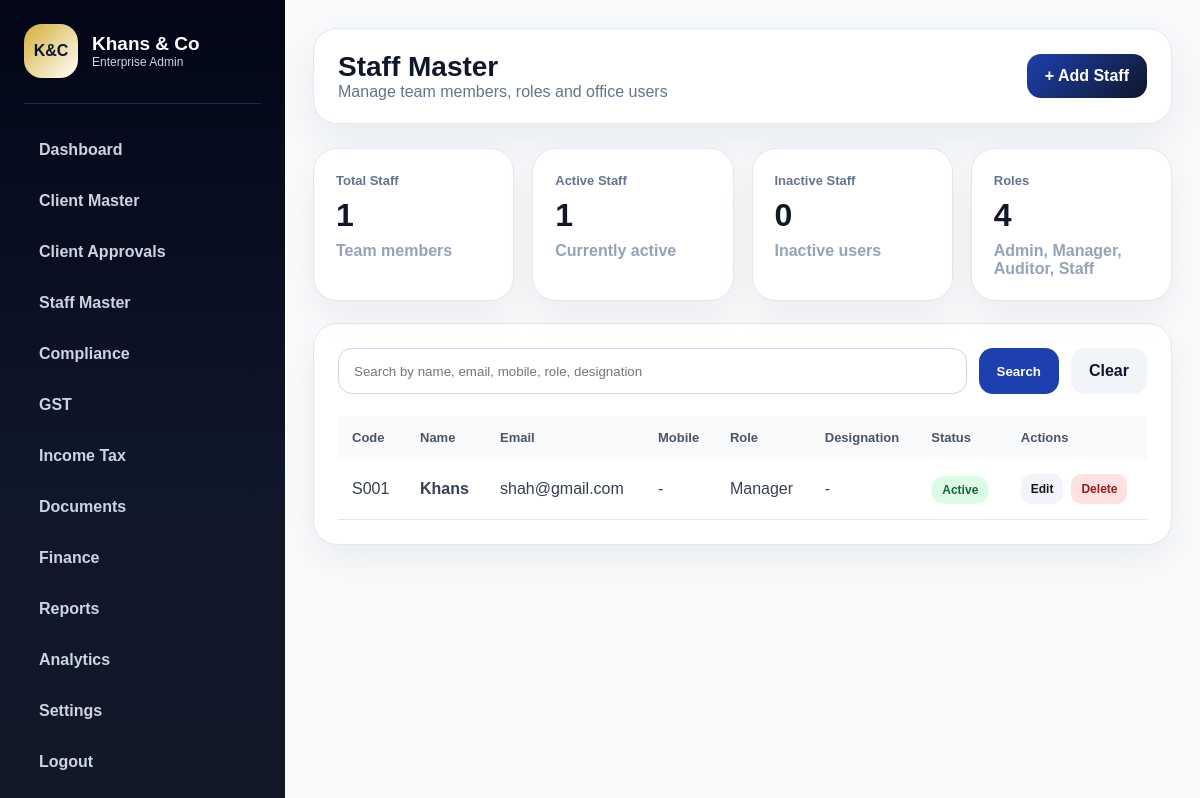
Screenshot of /admin/staff (signed in) with the database file from the repository.
### app/database/models.py (models this page shows)
class Staff(db.Model):
    __tablename__ = "staff"
    id = db.Column(db.Integer, primary_key=True)
    staff_code = db.Column(db.String(30), unique=True, nullable=False, index=True)
    name = db.Column(db.String(120), nullable=False)
    email = db.Column(db.String(150), unique=True, nullable=False, index=True)
    mobile = db.Column(db.String(20), nullable=True)
    role = db.Column(db.String(50), nullable=False, default="staff")
    designation = db.Column(db.String(100), nullable=True)
    department = db.Column(db.String(100), nullable=True)
    status = db.Column(db.String(30), nullable=False, default="active")
    address = db.Column(db.Text, nullable=True)
    created_at = db.Column(db.DateTime, default=datetime.utcnow)

### app/admin/staff_routes.py (the view, shortened to what this page needs)
@admin_bp.route("/staff")
def staff():
    if not admin_required():
        return redirect(url_for("auth.login"))
    search = request.args.get("search", "").strip()
    query = Staff.query
    staff_members = query.order_by(Staff.id.desc()).all()
    return render_template("admin/staff.html", staff_members=staff_members, search=search)

### app/admin/staff_routes.py (called while the page is built)
def admin_required():
    return session.get("user_role") == "admin"

### app/templates/admin/staff.html (shortened to what this page needs)
{% extends "shared/base.html" %}
{% block body %}
<div class="app-layout">
    {% include "shared/admin_sidebar.html" %}
    <main class="main">
        <header class="topbar">
            <div>
                <h1>Staff Master</h1>
                <p>Manage team members, roles and office users</p>
            </div>
            <a class="top-action" href="{{ url_for('admin.add_staff') }}">+ Add Staff</a>
        </header>
        <section class="metrics">
            <div class="card"><span>Total Staff</span><h2>{{ staff_members|length }}</h2><p>Team members</p></div>
            <div class="card success"><span>Active Staff</span><h2>{{ staff_members|selectattr("status", "equalto", "active")|list|length }}</h2><p>Currently active</p></div>
            <div class="card danger"><span>Inactive Staff</span><h2>{{ staff_members|selectattr("status", "equalto", "inactive")|list|length }}</h2><p>Inactive users</p></div>
            <div class="card warning"><span>Roles</span><h2>4</h2><p>Admin, Manager, Auditor, Staff</p></div>
        </section>
        <section class="panel">
            <form method="GET" class="client-search">
                <input type="text" name="search" value="{{ search }}" placeholder="Search by name, email, mobile, role, designation">
                <button type="submit">Search</button>
                <a href="{{ url_for('admin.staff') }}">Clear</a>
            </form>
            <div class="table-wrap">
                <table class="enterprise-table">
                    <thead>
                        <tr>
                            <th>Code</th>
                            <th>Name</th>
                            <th>Email</th>
                            <th>Mobile</th>
                            <th>Role</th>
                            <th>Designation</th>
                            <th>Status</th>
                            <th>Actions</th>
                        </tr>
                    </thead>
                    <tbody>
                        {% for staff in staff_members %}
                        <tr>
                            <td>{{ staff.staff_code }}</td>
                            <td><strong>{{ staff.name }}</strong></td>
                            <td>{{ staff.email }}</td>
                            <td>{{ staff.mobile or "-" }}</td>
                            <td>{{ staff.role|title }}</td>
                            <td>{{ staff.designation or "-" }}</td>
                            <td><span class="badge {{ staff.status }}">{{ staff.status }}</span></td>
                            <td>
                                <div class="action-links">
                                    <a href="{{ url_for('admin.edit_staff', staff_id=staff.id) }}">Edit</a>
                                    <form method="POST" action="{{ url_for('admin.delete_staff', staff_id=staff.id) }}" onsubmit="return confirm('Delete this staff member?');">
                                        <button type="submit">Delete</button>
                                    </form>
                                </div>
                            </td>
                        </tr>
                        {% else %}
                        <tr>
                            <td colspan="8" class="empty">No staff found. Add your first staff member.</td>
                        </tr>
                        {% endfor %}
                    </tbody>
                </table>
            </div>
        </section>
    </main>
</div>
{% endblock %}

### app/static/css/modules/base.css (style rules this page uses)
* { margin: 0; padding: 0; box-sizing: border-box; }
body { font-family: Arial, Helvetica, sans-serif; background: #f8fafc; color: #0f172a; }
a { text-decoration: none; }
:root { --kc-primary: #0f172a; --kc-blue: #1e40af; --kc-gold: #d4af37; --kc-bg: #f8fafc; --kc-card: #ffffff; --kc-border: #e2e8f0; --kc-muted: #64748b; --kc-success: #16a34a; --kc-warning: #f59e0b; --kc-danger: #dc2626; }

### app/static/css/modules/layout.css (style rules this page uses)
.app-layout { min-height: 100vh; display: flex; background: var(--kc-bg); }
.main { flex: 1; padding: 28px; }
.topbar { background: white; border: 1px solid var(--kc-border); border-radius: 24px; padding: 22px 24px; display: flex; justify-content: space-between; align-items: center; box-shadow: 0 16px 45px rgba(15,23,42,.07); margin-bottom: 24px; }
.topbar h1 { font-size: 28px; }
.topbar p { color: var(--kc-muted); }

### app/static/css/modules/dashboard.css (style rules this page uses)
.metrics { display: grid; grid-template-columns: repeat(4, 1fr); gap: 18px; margin-bottom: 22px; }
.card { background: white; border: 1px solid var(--kc-border); border-radius: 24px; padding: 22px; box-shadow: 0 14px 35px rgba(15,23,42,.06); }
.card span { color: var(--kc-muted); font-weight: 800; font-size: 13px; }
.card h2 { font-size: 32px; margin: 8px 0; }
.card p { color: #94a3b8; font-weight: 600; }
.panel { background: white; border: 1px solid var(--kc-border); border-radius: 24px; padding: 24px; box-shadow: 0 14px 35px rgba(15,23,42,.06); }

### app/static/css/modules/tables.css (style rules this page uses)
.table-wrap { overflow-x: auto; }
.enterprise-table { width: 100%; border-collapse: collapse; }
.enterprise-table th { text-align: left; background: #f8fafc; color: #475569; font-size: 13px; padding: 14px; }
.enterprise-table td { padding: 15px 14px; border-bottom: 1px solid var(--kc-border); color: #334155; }

### app/static/css/modules/forms.css (style rules this page uses)
.client-search { display: flex; gap: 12px; margin-bottom: 22px; }
.client-search input { flex: 1; height: 46px; border: 1px solid #cbd5e1; border-radius: 14px; padding: 0 15px; outline: none; }
.client-search button, .client-search a { border: none; background: var(--kc-blue); color: white; border-radius: 14px; padding: 0 18px; font-weight: 900; cursor: pointer; display: flex; align-items: center; }
.client-search a { background: #f1f5f9; color: var(--kc-primary); }

### app/static/css/modules/components.css (style rules this page uses)
.top-action { background: linear-gradient(135deg, var(--kc-blue), var(--kc-primary)); color: white; padding: 13px 18px; border-radius: 14px; font-weight: 900; }
.badge { padding: 7px 11px; border-radius: 999px; font-size: 12px; font-weight: 900; text-transform: capitalize; }
.badge.active { background: #dcfce7; color: #166534; }
.action-links { display: flex; gap: 8px; align-items: center; }
.action-links a, .action-links button { border: none; background: #f1f5f9; color: var(--kc-primary); padding: 8px 10px; border-radius: 10px; font-weight: 900; cursor: pointer; font-size: 12px; }
.action-links button { background: #fee2e2; color: #991b1b; }

### rows the page displays
Staff: staff_code "S001", name "Khans", email "shah@gmail.com", mobile "-", role "Manager", designation "-", status "Active"

### other values shown
{{ staff_members|length }} "1"
{{ staff_members|selectattr("status", "equalto", "active")|list|length }} "1"
{{ staff_members|selectattr("status", "equalto", "inactive")|list|length }} "0"
